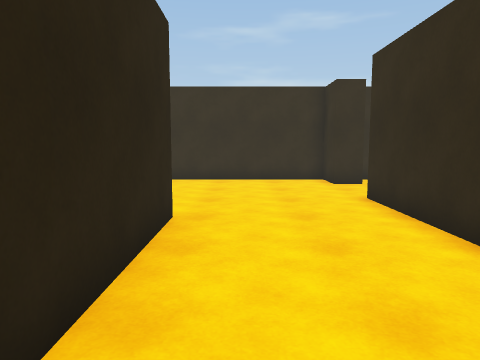
view 1 (above)

24 first-person views from a walk through a Unity game level. The camera is 1.4 m above the floor, tilts 6° down and sees 70° across. Doors are open. The floor is counted in squares, 1 m on a side. Each view is taken from the middle of a square. On the plan, view 1 faces up. The plan holds only what a view shows up to about 15 squares ahead; the rest is blank. The place goes on beyond the plan.

view 2
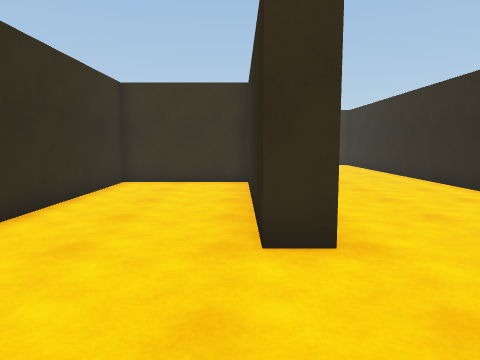

view 3
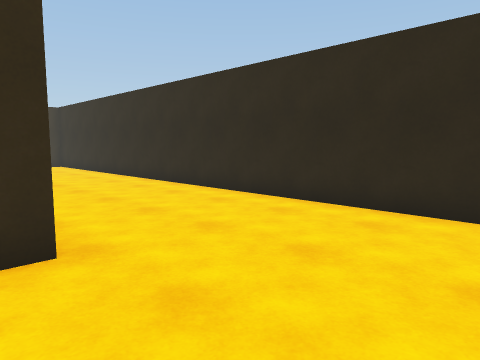

view 4
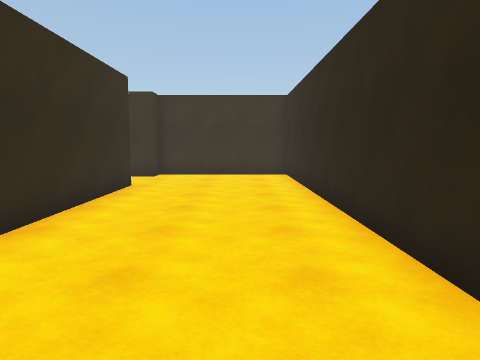

view 5
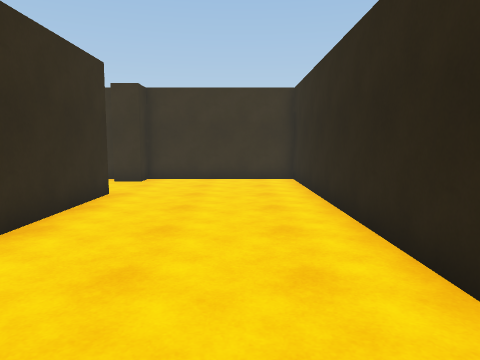

view 6
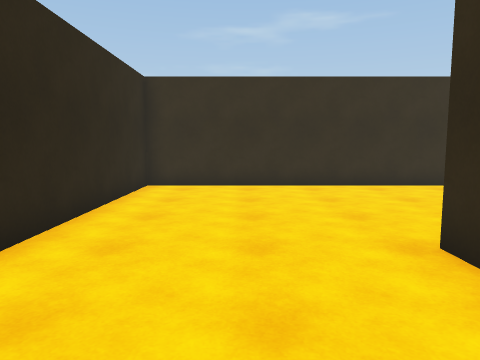

view 7
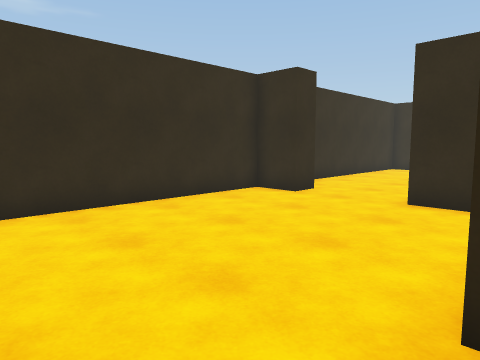

view 8
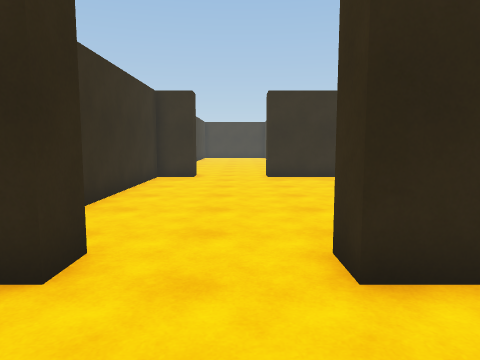

view 9
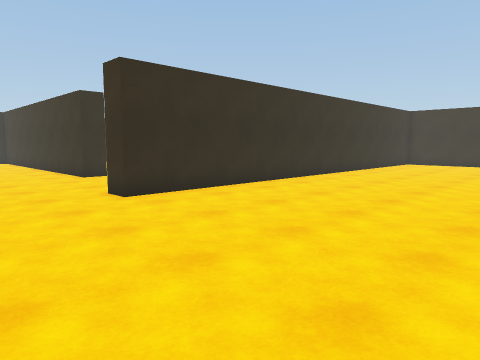

view 10
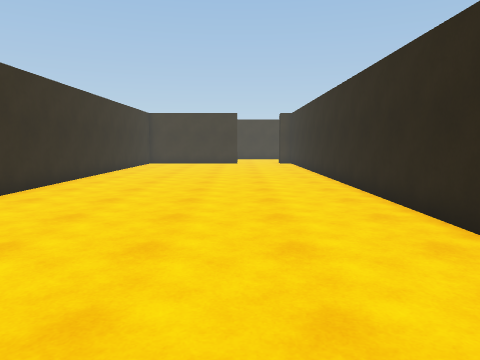

view 11
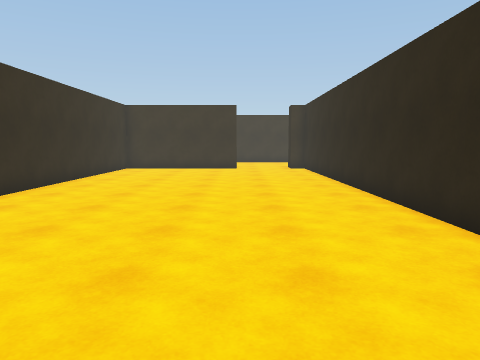

view 12
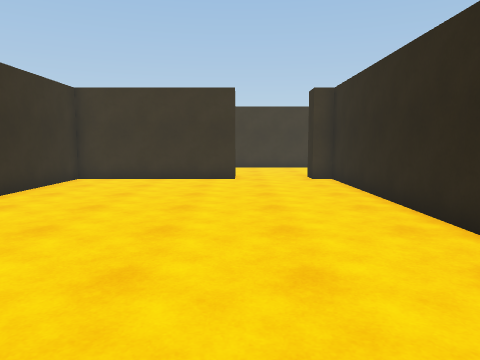

view 13
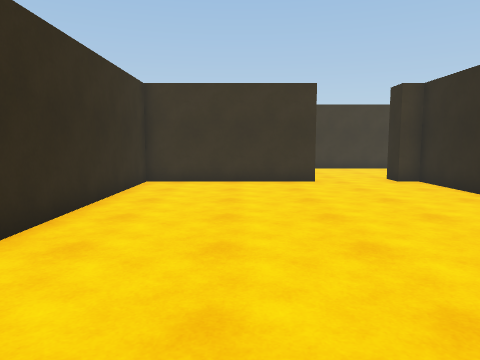

view 14
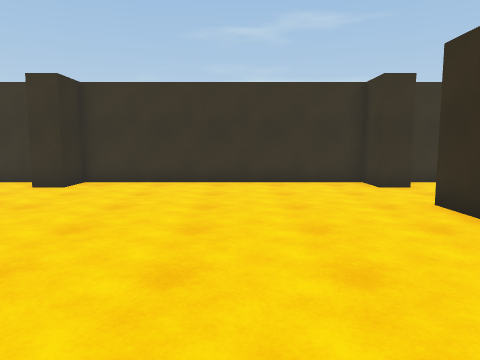

view 15
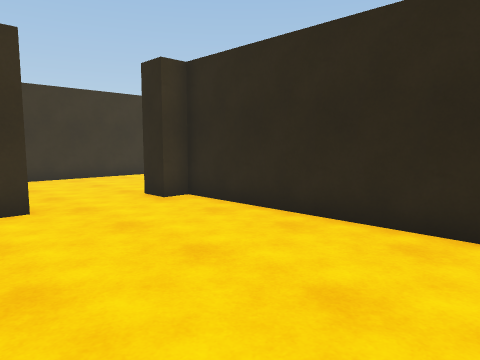

view 16
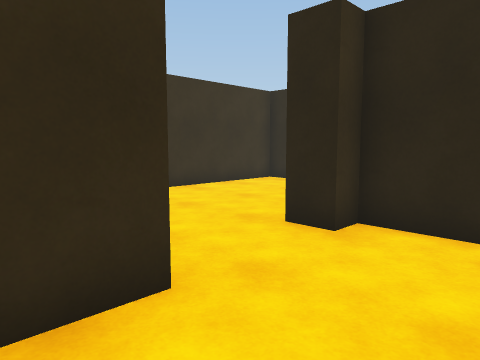

view 17
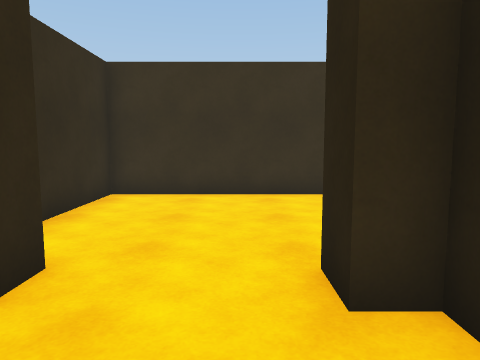

view 18
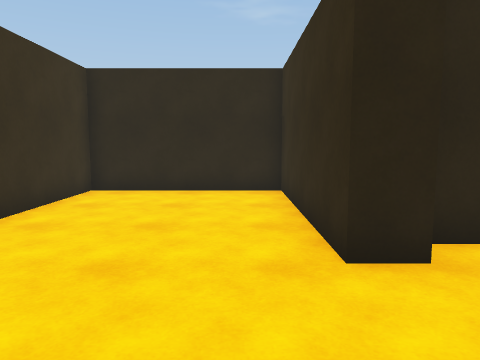

view 19
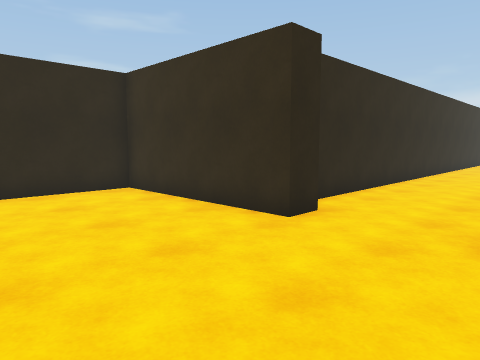

view 20
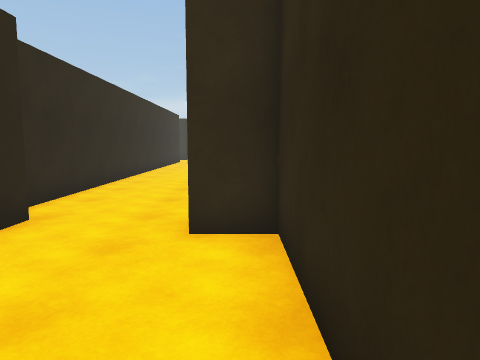

view 21
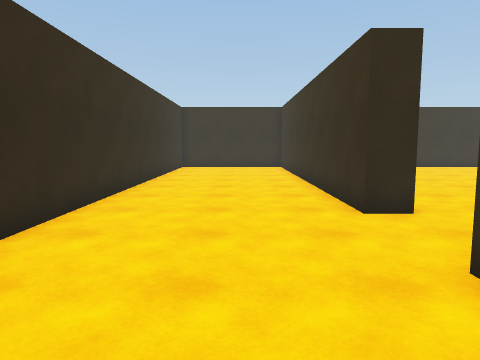

view 22
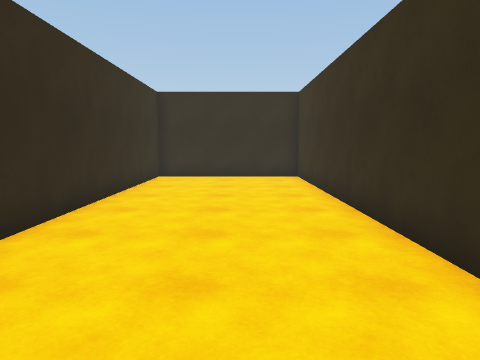

view 23
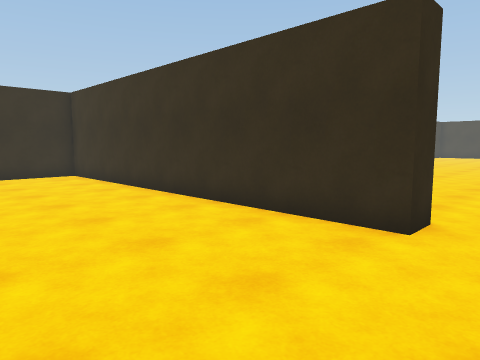

view 24
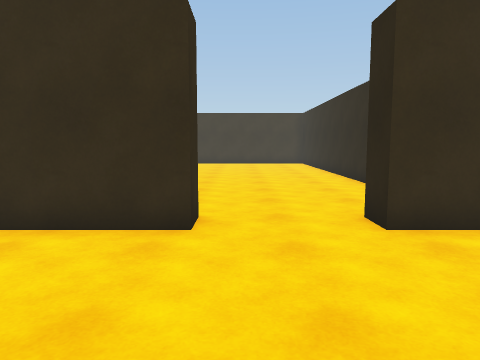

### Floor plan
Points are (right, up) in squares from view 1. A wall is a line through its corners. A room is listed if a view was taken in it or the views show most of it. See-through windows are left out.
Room 1 (views 1, 2, 3, 4, 5, 6, 7, 8)
walls: (-2.3, 5.8) (-2.3, 6.5) (-1.3, 6.5) (-1.3, -1.6) (3.3, -1.6) (3.3, 8.8); (-2.3, -7.6) (-2.3, -1.1); (3.3, 12) (3.3, 13.5) (-8.1, 13.5) (-8.1, -11.7) (-2.3, -11.7) (-2.3, -10.7)
ways out: open door at (3.6, 10.3) to room 2; open door at (-1.6, -9.3)
Room 2 (views 9, 10, 11, 12, 13, 14, 15, 16, 17, 21)
walls: (4.3, 7.9) (4.3, -11.7) (5.1, -11.7); (14.5, 12) (14.5, 13.5) (4.3, 13.5) (4.3, 12); (8.1, -11.7) (14.5, -11.7) (14.5, 8.8)
ways out: open door at (3.6, 10.3) to room 1; open door at (6.7, -12.4) to room 3; open door at (15, 10.5) to room 4
Room 3 (views 18, 19, 20)
walls: (5.1, -12.7) (-1.3, -12.7) (-1.3, -18.5) (9.6, -18.5) (9.6, -12.7) (8.2, -12.7)
ways out: open door at (6.7, -12.4) to room 2
Room 4 (views 22, 23, 24)
walls: (20.8, 7.5) (34.8, 7.5) (34.8, 13.5) (18.9, 13.5); (17.2, 13.5) (16.2, 13.5); (16, 7.5) (17.6, 7.5)
ways out: open door at (15, 10.5) to room 2; open door at (19.5, 7)

Positions as (right, up) in squares from view 1, and headings:
1: (0, 0), facing up
2: (-1, 11), facing down
3: (-1, 11), facing down-left
4: (-6, 4), facing down
5: (-6, 2), facing down
6: (-5, 2), facing up
7: (-5, 6), facing up-right
8: (0, 10), facing right
9: (6, 13), facing down-right
10: (8, 13), facing down
11: (8, 8), facing down
12: (8, 2), facing down
13: (11, 1), facing down
14: (10, 1), facing up
15: (10, -4), facing down-left
16: (10, -9), facing down-left
17: (6, -9), facing down
18: (9, -14), facing left
19: (9, -18), facing up-left
20: (9, -18), facing up
21: (14, 10), facing right
22: (20, 10), facing right
23: (19, 13), facing down-right
24: (20, 13), facing down
